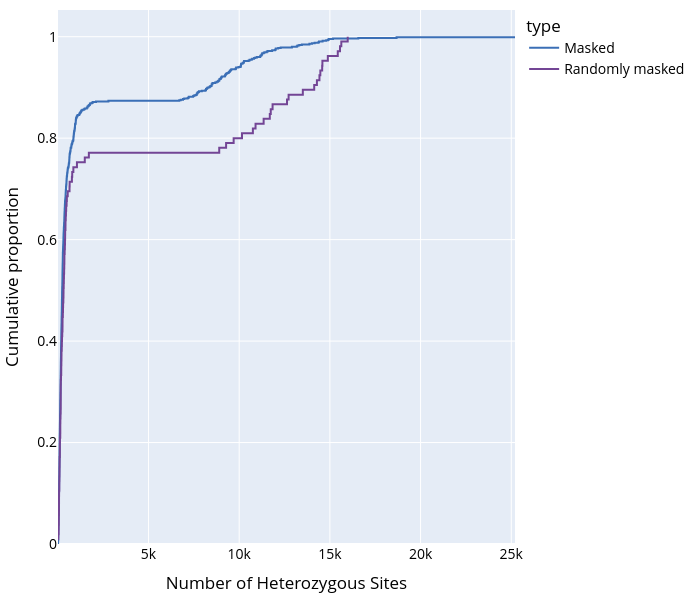

The notebook cell this image was saved under:
### Code cell
# N_HET_SITES

fig = px.ecdf(
    df_to_plot,
    x='n_het_sites',
    color='type',
    labels={'n_het_sites': 'Number of Heterozygous Sites'},
    color_discrete_sequence=['#3B6FB6', '#734595']
    # Rename type 'Masked' as 'Alpha' and type 'Random' as 'Beta'
)


fig.update_layout(xaxis_title='Number of Heterozygous Sites', yaxis_title='Cumulative proportion')
# fig.update_traces(line_width=3) 

fig.update_layout(width=700, height=600)

# Change font color and size
fig.update_layout(margin=dict(l=40, r=40, t=10, b=40),
                  font=dict(color="#000000", size=14))


fig.write_html("../figs/n_het_sites_ecdf.html")

# write png
# fig.write_image("../figs/n_het_sites_ecdf.png")
fig

### Figure 1 — Plotly figure (JSON) as saved in the notebook; plotly's stock layout.template omitted (floating-point values rounded to 4 significant figures; data arrays with more than 128 entries replaced by an {"elided": "..."} marker saying what was removed)
{"data": [{"hovertemplate": "type=Masked<br>Number of Heterozygous Sites=%{x}<br>probability=%{y}<extra></extra>", "legendgroup": "Masked", "line": {"dash": "solid", "shape": "hv"}, "marker": {"color": "#3B6FB6", "symbol": "circle"}, "mode": "lines", "name": "Masked", "orientation": "v", "showlegend": true, "type": "scatter", "x": {"elided": "854 float values"}, "xaxis": "x", "y": {"elided": "854 float values"}, "yaxis": "y"}, {"hovertemplate": "type=Randomly masked<br>Number of Heterozygous Sites=%{x}<br>probability=%{y}<extra></extra>", "legendgroup": "Randomly masked", "line": {"dash": "solid", "shape": "hv"}, "marker": {"color": "#734595", "symbol": "circle"}, "mode": "lines", "name": "Randomly masked", "orientation": "v", "showlegend": true, "type": "scatter", "x": [30.0, 31.0, 46.0, 49.0, 56.0, 57.0, 63.0, 65.0, 67.0, 67.0, 71.0, 83.0, 83.0, 89.0, 93.0, 95.0, 99.0, 101.0, 113.0, 113.0, 114.0, 118.0, 135.0, 137.0, 137.0, 141.0, 149.0, 157.0, 161.0, 161.0, 162.0, 162.0, 163.0, 167.0, 177.0, 189.0, 190.0, 196.0, 202.0, 204.0, 217.0, 224.0, 232.0, 245.0, 258.0, 260.0, 262.0, 279.0, 286.0, 292.0, 306.0, 313.0, 316.0, 326.0, 333.0, 339.0, 349.0, 356.0, 362.0, 364.0, 378.0, 390.0, 396.0, 403.0, 406.0, 423.0, 425.0, 439.0, 450.0, 462.0, 485.0, 500.0, 547.0, 646.0, 653.0, 778.0, 795.0, 858.0, 1055.0, 1488.0, 1712.0, 8900.0, 9278.0, 9695.0, 10160.0, 10760.0, 10900.0, 11350.0, 11690.0, 11740.0, 11840.0, 12640.0, 12720.0, 13510.0, 14140.0, 14280.0, 14420.0, 14470.0, 14580.0, 14590.0, 14890.0, 15440.0, 15560.0, 15630.0, 15980.0], "xaxis": "x", "y": [0.009524, 0.01905, 0.02857, 0.0381, 0.04762, 0.05714, 0.06667, 0.07619, 0.08571, 0.09524, 0.1048, 0.1143, 0.1238, 0.1333, 0.1429, 0.1524, 0.1619, 0.1714, 0.181, 0.1905, 0.2, 0.2095, 0.219, 0.2286, 0.2381, 0.2476, 0.2571, 0.2667, 0.2762, 0.2857, 0.2952, 0.3048, 0.3143, 0.3238, 0.3333, 0.3429, 0.3524, 0.3619, 0.3714, 0.381, 0.3905, 0.4, 0.4095, 0.419, 0.4286, 0.4381, 0.4476, 0.4571, 0.4667, 0.4762, 0.4857, 0.4952, 0.5048, 0.5143, 0.5238, 0.5333, 0.5429, 0.5524, 0.5619, 0.5714, 0.581, 0.5905, 0.6, 0.6095, 0.619, 0.6286, 0.6381, 0.6476, 0.6571, 0.6667, 0.6762, 0.6857, 0.6952, 0.7048, 0.7143, 0.7238, 0.7333, 0.7429, 0.7524, 0.7619, 0.7714, 0.781, 0.7905, 0.8, 0.8095, 0.819, 0.8286, 0.8381, 0.8476, 0.8571, 0.8667, 0.8762, 0.8857, 0.8952, 0.9048, 0.9143, 0.9238, 0.9333, 0.9429, 0.9524, 0.9619, 0.9714, 0.981, 0.9905, 1.0], "yaxis": "y"}], "layout": {"font": {"color": "#000000", "size": 14}, "height": 600, "legend": {"title": {"text": "type"}, "tracegroupgap": 0}, "margin": {"b": 40, "l": 40, "r": 40, "t": 10}, "width": 700, "xaxis": {"anchor": "y", "domain": [0, 1], "title": {"text": "Number of Heterozygous Sites"}}, "yaxis": {"anchor": "x", "domain": [0, 1], "rangemode": "tozero", "title": {"text": "Cumulative proportion"}}}}
